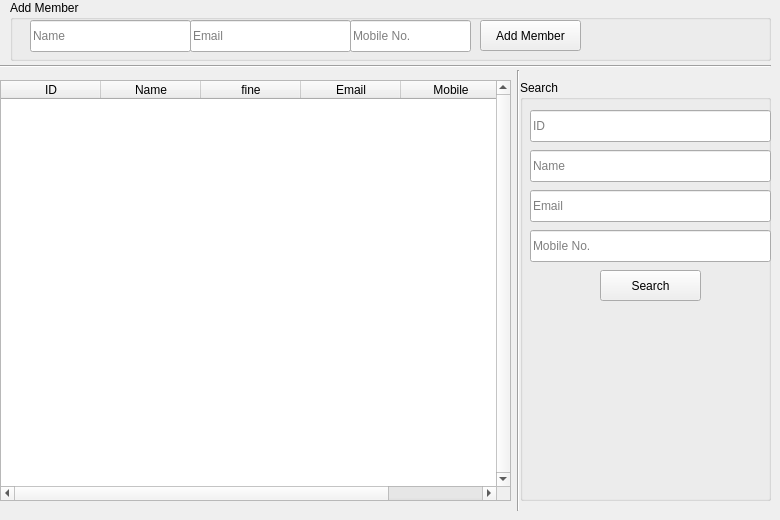
    <widget class="QWidget" name="members_tab">
     <attribute name="icon">
      <iconset>
       <normaloff>img/member.png</normaloff>img/member.png</iconset>
     </attribute>
     <attribute name="title">
      <string>Members</string>
     </attribute>
     <widget class="QGroupBox" name="groupBox_9">
      <property name="geometry">
       <rect>
        <x>10</x>
        <y>0</y>
        <width>761</width>
        <height>61</height>
       </rect>
      </property>
      <property name="title">
       <string>Add Member</string>
      </property>
      <widget class="QPushButton" name="member_add_btn">
       <property name="geometry">
        <rect>
         <x>470</x>
         <y>20</y>
         <width>101</width>
         <height>31</height>
        </rect>
       </property>
       <property name="text">
        <string>Add Member</string>
       </property>
       <property name="autoDefault">
        <bool>true</bool>
       </property>
      </widget>
      <widget class="QLineEdit" name="member_add_name">
       <property name="geometry">
        <rect>
         <x>20</x>
         <y>20</y>
         <width>161</width>
         <height>32</height>
        </rect>
       </property>
       <property name="placeholderText">
        <string>Name</string>
       </property>
      </widget>
      <widget class="QLineEdit" name="member_add_email">
       <property name="geometry">
        <rect>
         <x>180</x>
         <y>20</y>
         <width>161</width>
         <height>32</height>
        </rect>
       </property>
       <property name="inputMethodHints">
        <set>Qt::ImhEmailCharactersOnly</set>
       </property>
       <property name="placeholderText">
        <string>Email</string>
       </property>
      </widget>
      <widget class="QLineEdit" name="member_add_mob">
       <property name="geometry">
        <rect>
         <x>340</x>
         <y>20</y>
         <width>121</width>
         <height>32</height>
        </rect>
       </property>
       <property name="inputMethodHints">
        <set>Qt::ImhDigitsOnly</set>
       </property>
       <property name="placeholderText">
        <string>Mobile No.</string>
       </property>
      </widget>
      <widget class="QLabel" name="member_add_error">
       <property name="geometry">
        <rect>
         <x>580</x>
         <y>20</y>
         <width>181</width>
         <height>31</height>
        </rect>
       </property>
       <property name="font">
        <font>
         <pointsize>12</pointsize>
         <weight>75</weight>
         <bold>true</bold>
        </font>
       </property>
       <property name="styleSheet">
        <string notr="true">QLabel {
color:rgb(255, 0, 0);
}</string>
       </property>
       <property name="text">
        <string/>
       </property>
       <property name="textFormat">
        <enum>Qt::RichText</enum>
       </property>
      </widget>
     </widget>
     <widget class="QGroupBox" name="groupBox">
      <property name="geometry">
       <rect>
        <x>520</x>
        <y>80</y>
        <width>251</width>
        <height>421</height>
       </rect>
      </property>
      <property name="title">
       <string>Search</string>
      </property>
      <widget class="QLineEdit" name="member_search_id">
       <property name="geometry">
        <rect>
         <x>10</x>
         <y>30</y>
         <width>241</width>
         <height>32</height>
        </rect>
       </property>
       <property name="inputMethodHints">
        <set>Qt::ImhDigitsOnly</set>
       </property>
       <property name="placeholderText">
        <string>ID</string>
       </property>
      </widget>
      <widget class="QLineEdit" name="member_search_name">
       <property name="geometry">
        <rect>
         <x>10</x>
         <y>70</y>
         <width>241</width>
         <height>32</height>
        </rect>
       </property>
       <property name="placeholderText">
        <string>Name</string>
       </property>
      </widget>
      <widget class="QLineEdit" name="member_search_email">
       <property name="geometry">
        <rect>
         <x>10</x>
         <y>110</y>
         <width>241</width>
         <height>32</height>
        </rect>
       </property>
       <property name="inputMethodHints">
        <set>Qt::ImhEmailCharactersOnly</set>
       </property>
       <property name="placeholderText">
        <string>Email</string>
       </property>
      </widget>
      <widget class="QLineEdit" name="member_search_mob">
       <property name="geometry">
        <rect>
         <x>10</x>
         <y>150</y>
         <width>241</width>
         <height>32</height>
        </rect>
       </property>
       <property name="inputMethodHints">
        <set>Qt::ImhDigitsOnly</set>
       </property>
       <property name="placeholderText">
        <string>Mobile No.</string>
       </property>
      </widget>
      <widget class="QPushButton" name="member_search_btn">
       <property name="geometry">
        <rect>
         <x>80</x>
         <y>190</y>
         <width>101</width>
         <height>31</height>
        </rect>
       </property>
       <property name="text">
        <string>Search</string>
       </property>
       <property name="autoDefault">
        <bool>true</bool>
       </property>
      </widget>
     </widget>
     <widget class="QTableWidget" name="members_table">
      <property name="geometry">
       <rect>
        <x>0</x>
        <y>80</y>
        <width>511</width>
        <height>421</height>
       </rect>
      </property>
      <property name="verticalScrollBarPolicy">
       <enum>Qt::ScrollBarAlwaysOn</enum>
      </property>
      <property name="selectionMode">
       <enum>QAbstractItemView::SingleSelection</enum>
      </property>
      <property name="selectionBehavior">
       <enum>QAbstractItemView::SelectRows</enum>
      </property>
      <attribute name="verticalHeaderVisible">
       <bool>false</bool>
      </attribute>
      <column>
       <property name="text">
        <string>ID</string>
       </property>
      </column>
      <column>
       <property name="text">
        <string>Name</string>
       </property>
      </column>
      <column>
       <property name="text">
        <string>fine</string>
       </property>
      </column>
      <column>
       <property name="text">
        <string>Email</string>
       </property>
      </column>
      <column>
       <property name="text">
        <string>Mobile</string>
       </property>
      </column>
     </widget>
     <widget class="Line" name="line">
      <property name="geometry">
       <rect>
        <x>0</x>
        <y>56</y>
        <width>771</width>
        <height>20</height>
       </rect>
      </property>
      <property name="orientation">
       <enum>Qt::Horizontal</enum>
      </property>
     </widget>
     <widget class="Line" name="line_3">
      <property name="geometry">
       <rect>
        <x>510</x>
        <y>70</y>
        <width>16</width>
        <height>441</height>
       </rect>
      </property>
      <property name="orientation">
       <enum>Qt::Vertical</enum>
      </property>
     </widget>
    </widget>
